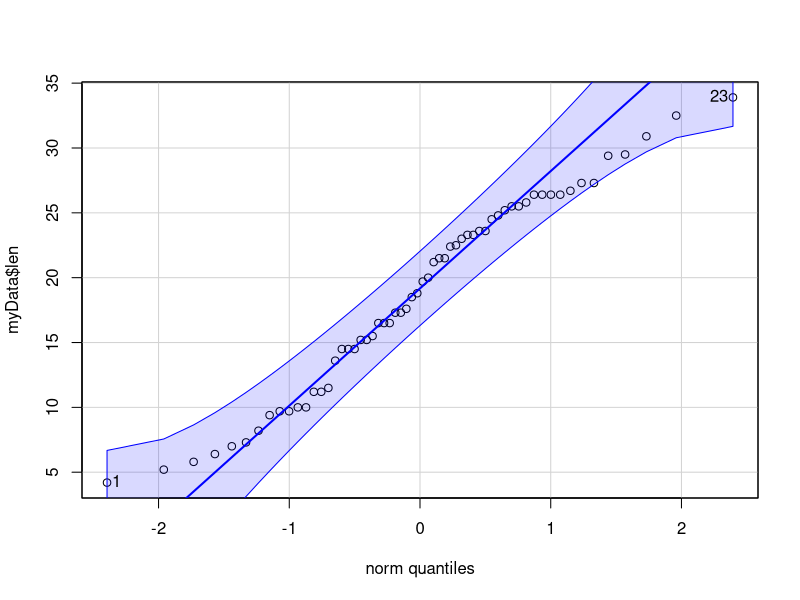
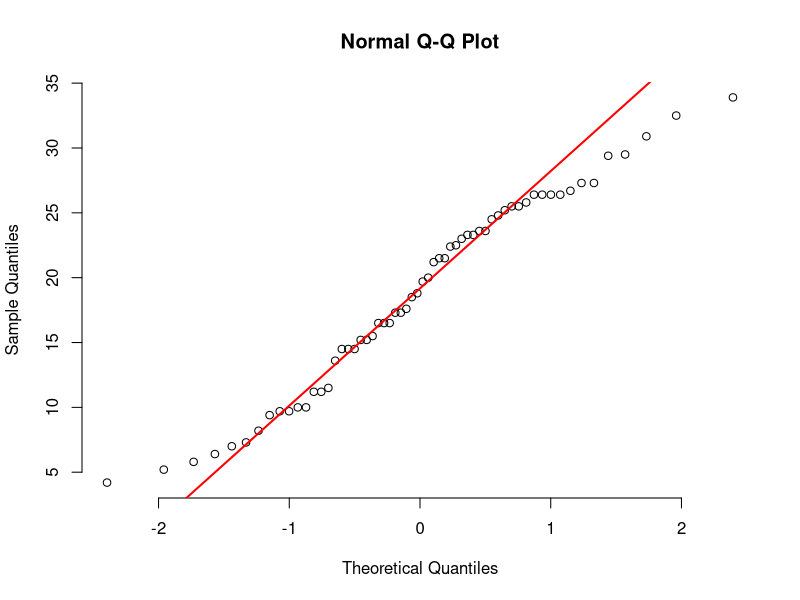
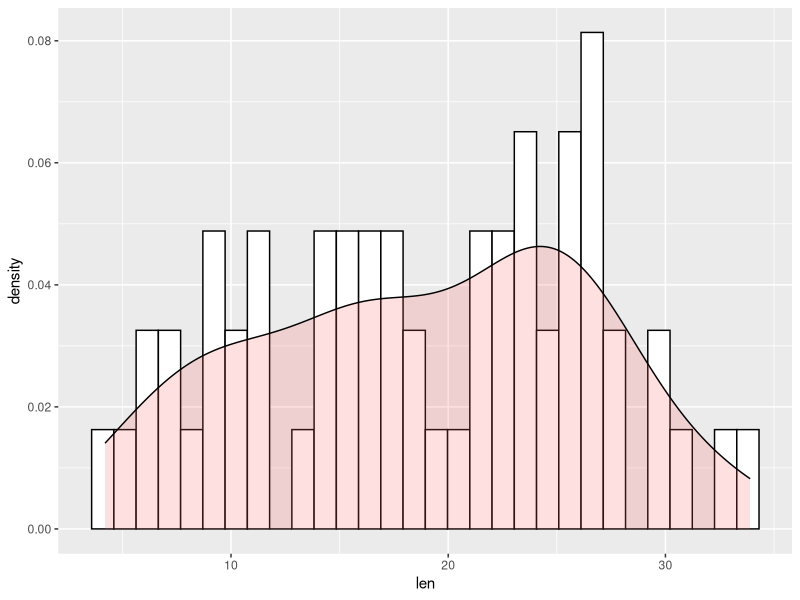

These figures' R source, in order:
# Scott Schumacker
# Exploratory Data Analysis - Checking for Normality

# Loading packages
library(tidyverse)
library(dplyr)
library(car)

# Exploring what data sets to use
data()

# Loading data
myData <- ToothGrowth

# View data and look at the structure of the data set
View(myData)
str(myData) # This step is to make sure that our variables are the right class

# Visualizing the distribution
# qq plot with car package
qqPlot(myData$len)

# qq plot with Stats package
qqnorm(myData$len, pch = 1, frame = FALSE)
qqline(myData$len, col = "red", lwd = 2)

# Historgram and density plot with ggplot
ggplot(myData, aes(x=len)) + 
  geom_histogram(aes(y=..density..), colour="black", fill="white")+
  geom_density(alpha=.2, fill="#FF6666") 

# Shapiro-Wilke Test for normality
# Ho: The data follows a normal distribution
# Ha: The data does not follow a normal distribution
shapiro.test(myData$len)

# Since the p-value is larger than 0.05, we cannot reject the null hypothesis
# We can then assume we confidence that our data follows a normal distribution